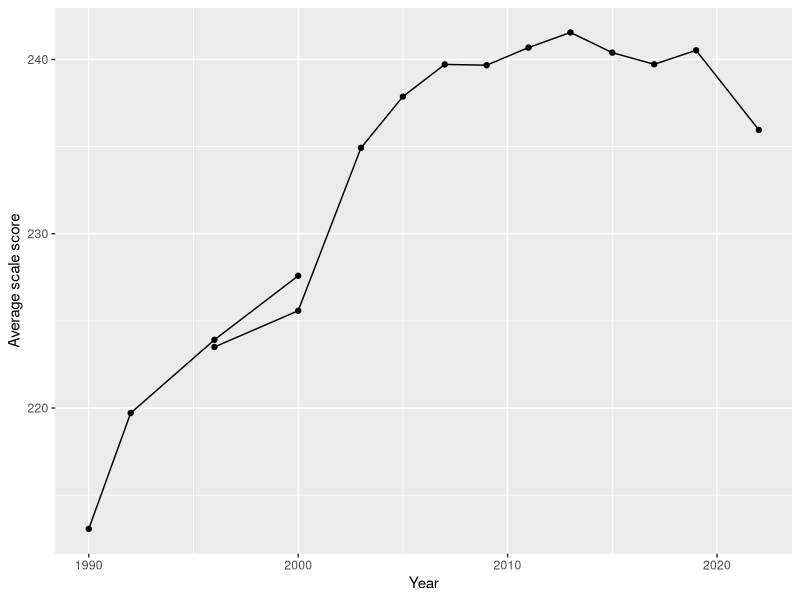
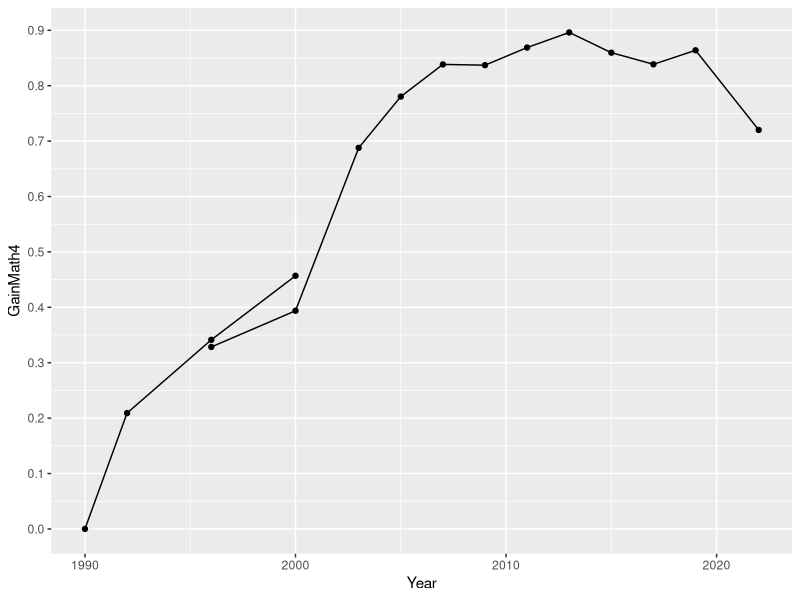
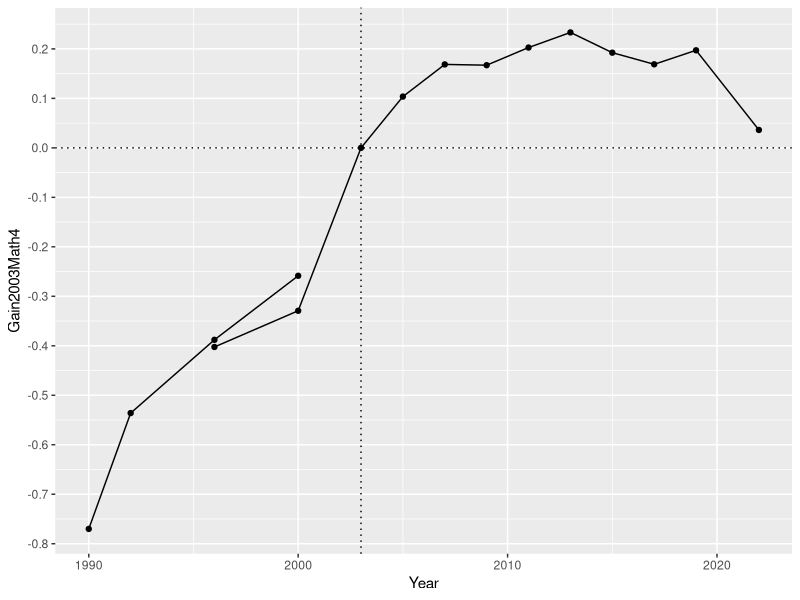
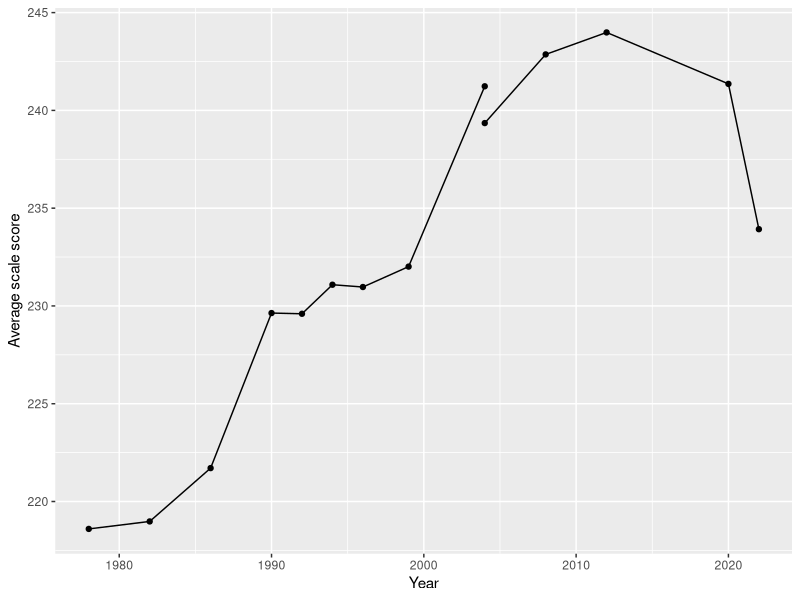
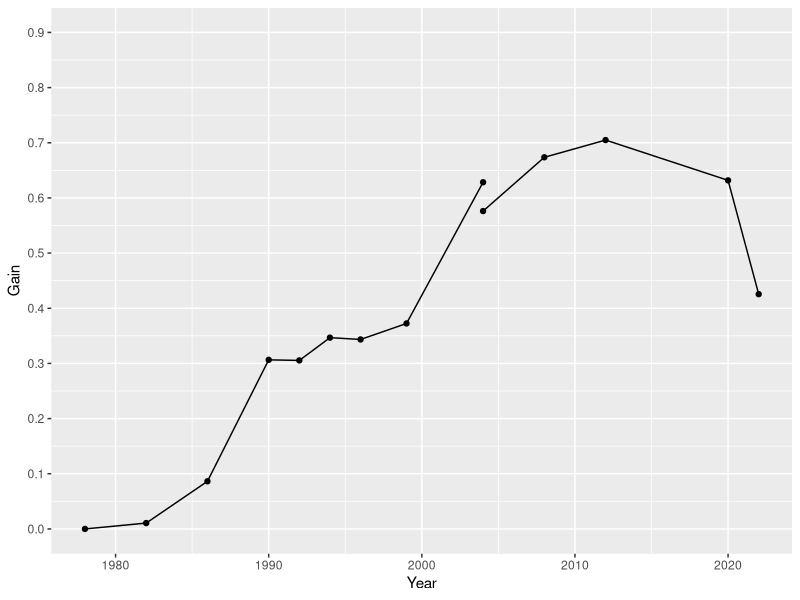

These figures' R source, in order: (Note: this script raises an error after producing the figures.)
# Chapter 5 in Measuring Up, by Daniel Koretz
library(tidyverse)
library(readxl)
library(ggthemes)

# Load the data Math Grade 4 
MathGr4_Accom <- read_excel("NDECoreExcel_Mathematics, Grade 4, All students_20240827192140.Xls", range = "A9:E21")
MathGr4_NoAccom <- read_excel("NDECoreExcel_Mathematics, Grade 4, All students - 2_20240827192143.Xls", range = "A9:E13")

# Add the Accommodation column
MathGr4_Accom$Note <- "Accommodations permitted"
MathGr4_NoAccom$Note <- "Accommodations not permitted"

# Combine the data
MathGr4 <- rbind(MathGr4_Accom, MathGr4_NoAccom)

# Mutate to calculate the gain in standard deviations since 1990
MathGr4 <- MathGr4 |>
  mutate(GainMath4 = (`Average scale score` - `Average scale score`[Year == 1990])/`Standard deviation`[Year == 1990])

# Mutate to calculate the gain in standard deviations since 2003
MathGr4 <- MathGr4 |>
  mutate(Gain2003Math4 = (`Average scale score` - `Average scale score`[Year == 2003])/`Standard deviation`[Year == 2003])

# Plot the data
ggplot(MathGr4, aes(x = Year, y = `Average scale score`)) +
  geom_point() +
  geom_line(aes(group = Note), size = 0.5) +
  scale_color_colorblind() 

# Plot the data in terms of standard deviations
ggplot(MathGr4, aes(x = Year, y = GainMath4)) +
  geom_point() +
  geom_line(aes(group = Note), size = 0.5) +
  scale_color_colorblind() +
  scale_y_continuous(breaks = seq(0, 0.9, by = 0.1)) 

# Plot the data in terms of standard deviations since 2003
ggplot(MathGr4, aes(x = Year, y = Gain2003Math4)) +
  geom_point() +
  geom_line(aes(group = Note), size = 0.5) +
  scale_color_colorblind() +
  scale_y_continuous(breaks = seq(-1, 0.3, by = 0.1)) +
  geom_hline(yintercept = 0, linetype = "dotted") +
  geom_vline(xintercept = 2003, linetype = "dotted")

# Load the LTT data Math Age 9
LTT_Age9_OriginalFormat <- read_excel("NDECoreExcel_Long-Term Trend Mathematics, Age 9, All students -_20240827204534.xls", range = "A9:E18")
LTT_Age9_NewFormat <- read_excel("NDECoreExcel_Long-Term Trend Mathematics, Age 9, All students -_20240827204439.xls", range = "A9:E14")

# Add the format column
LTT_Age9_OriginalFormat$Note <- "Original format"
LTT_Age9_NewFormat$Note <- "New format"

# Combine the data
LTT_Age9 <- rbind(LTT_Age9_OriginalFormat, LTT_Age9_NewFormat)

# Mutate to calculate the gain in standard deviations since 1978
LTT_Age9 <- LTT_Age9 |>
  mutate(Gain = (`Average scale score` - `Average scale score`[Year == 1978])/`Standard deviation`[Year == 1978])

# Mutate to calculate the gain in standard deviations since 2002
# Interpolate the 2002 Average scale score
LTT_Age9_2002 <-239.3504 - 0.5*(242.8622 - 239.3504)

LTT_Age9 <- LTT_Age9 |>
  mutate(Gain2002Age9 = (`Average scale score` - LTT_Age9_2002)/`Standard deviation`[Year == 2004])


# Plot the data
ggplot(LTT_Age9, aes(x = Year, y = `Average scale score`)) +
  geom_point() +
  geom_line(aes(group = Note)) +
  scale_color_colorblind()

# Plot the data in terms of standard deviations
ggplot(LTT_Age9, aes(x = Year, y = Gain)) +
  geom_point() +
  geom_line(aes(group = Note)) +
  scale_color_colorblind() +
  scale_y_continuous(limits = c(0,0.9), breaks = seq(0, 0.9, by = 0.1)) 

# Combine the Elementary math data
ElementaryMath <- rbind(MathGr4, LTT_Age9)

# Plot the data in terms of standard deviations
ggplot(ElementaryMath, aes(x = Year, y = Gain)) +
  geom_point() +
  geom_line(aes(group = Note)) +
  scale_color_colorblind() +
  scale_y_continuous(limits = c(0,0.9), breaks = seq(0, 0.9, by = 0.1)) 

# Plot the data with dotted lines for Main NAEP and solid lines for LTT
LINES <- c("Original format" = "solid", "New format" = "solid", "Accommodations permitted" = "dashed", "Accommodations not permitted" = "dashed")
ggplot(ElementaryMath, aes(x = Year, y = Gain)) +
  geom_point() +
  geom_line(aes(group = Note, linetype = Note), show.legend = FALSE) +
  scale_color_colorblind() +
  scale_linetype_manual(values = LINES) +
  scale_y_continuous(limits = c(0, 0.9), breaks = seq(0, 0.9, by = 0.1)) +
  theme_minimal()

ggplot(ElementaryMath, aes(x = Year, y = Gain)) +
  geom_point() +
  geom_line(aes(group = Note, linetype = Note), show.legend = FALSE) +
  scale_color_colorblind() +
  scale_linetype_manual(values = c("Original format" = "solid", "New format" = "solid", "Accommodations permitted" = "dashed", "Accommodations not permitted" = "dashed")) +
  scale_y_continuous(breaks = seq(0, 0.9, by = 0.1)) +
  theme_minimal()

# Set the zero point to be 2003
ggplot(ElementaryMath, aes(x = Year, y = Gain2003)) +
  geom_point() +
  geom_line(aes(group = Note, linetype = Note), show.legend = FALSE) +
  scale_color_colorblind() +
  scale_linetype_manual(values = c("Original format" = "solid", "New format" = "solid", "Accommodations permitted" = "dashed", "Accommodations not permitted" = "dashed")) +
  scale_y_continuous(breaks = seq(-1, 0.4, by = 0.1)) +
  geom_hline(yintercept = 0, linetype = "dotted") +
  geom_vline(xintercept = 2003, linetype = "dotted") +
  theme_minimal() +
  # Add a note about the 2003 zero point
  annotate("text", x = 1990, y = .2, label = "Main NAEP in long dash; LTT in solid", size = 4)


#-------------------------------------
# Grade 8 and 13 year olds
# Load the data Math Grade 8 
MathGr8_Accom <- read_excel("NDECoreExcel_Mathematics, Grade 8, All students_20240830194211.xls", range = "A9:E21")
MathGr8_NoAccom <- read_excel("NDECoreExcel_Mathematics, Grade 8, All students - 2_20240830194528.xls", range = "A9:E13")

# Add the Accommodation column
MathGr8_Accom$NoteMS <- "Accommodations permitted"
MathGr8_NoAccom$NoteMS <- "Accommodations not permitted"

# Combine the data
MathGr8 <- rbind(MathGr8_Accom, MathGr8_NoAccom)

# Mutate to calculate the gain in standard deviations since 1990
MathGr8 <- MathGr8 |>
  mutate(Gain = (`Average scale score` - `Average scale score`[Year == 1990])/`Standard deviation`[Year == 1990])

# Mutate to calculate the gain in standard deviations since 2003
MathGr8 <- MathGr8 |>
  mutate(Gain2003 = (`Average scale score` - `Average scale score`[Year == 2003])/`Standard deviation`[Year == 2003])

# Plot the data
ggplot(MathGr8, aes(x = Year, y = `Average scale score`)) +
  geom_point() +
  geom_line(aes(group = NoteMS), size = 0.5) +
  scale_color_colorblind() 

# Plot the data in terms of standard deviations
ggplot(MathGr8, aes(x = Year, y = Gain)) +
  geom_point() +
  geom_line(aes(group = NoteMS), size = 0.5) +
  scale_color_colorblind() +
  scale_y_continuous(limits = c(0,0.9), breaks = seq(0, 0.9, by = 0.1)) 

# Plot the data in terms of standard deviations since 2003
ggplot(MathGr8, aes(x = Year, y = Gain2003)) +
  geom_point() +
  geom_line(aes(group = NoteMS), size = 0.5) +
  scale_color_colorblind() +
  scale_y_continuous(limits = c(-0.5,0.2), breaks = seq(-0.5, 0.2, by = 0.1)) +
  geom_hline(yintercept = 0, linetype = "dotted") +
  geom_vline(xintercept = 2003, linetype = "dotted")

# Load Data Math 13 year olds
LTT_Age13_NewFormat <- read_excel("NDECoreExcel_Long-Term Trend Mathematics, Age 13, All students _20240830190700.xls", range = "A9:E14")
LTT_Age13_OriginalFormat <- read_excel("NDECoreExcel_Long-Term Trend Mathematics, Age 13, All students _20240830191205.xls", range = "A9:E18")

# Add the format column
LTT_Age13_OriginalFormat$NoteMS <- "Original format"
LTT_Age13_NewFormat$NoteMS <- "New format"

# Combine the data
LTT_Age13 <- rbind(LTT_Age13_OriginalFormat, LTT_Age13_NewFormat)

# Mutate to calculate the gain in standard deviations since 1978
LTT_Age13 <- LTT_Age13 |>
  mutate(Gain = (`Average scale score` - `Average scale score`[Year == 1978])/`Standard deviation`[Year == 1978])

# Mutate to calculate the gain in standard deviations since 2003
# Interpolate the 2003 Average scale score
LTT_Age13_2003 <-278.7735 - .25*(281.45777 - 278.7735)

LTT_Age13 <- LTT_Age13 |>
  mutate(Gain2003 = (`Average scale score` - LTT_Age13_2003)/`Standard deviation`[Year == 2004])


# Plot the data
ggplot(LTT_Age13, aes(x = Year, y = `Average scale score`)) +
  geom_point() +
  geom_line(aes(group = NoteMS))  +
  scale_color_colorblind()

# Plot the data in terms of standard deviations
ggplot(LTT_Age13, aes(x = Year, y = Gain)) +
  geom_point() +
  geom_line(aes(group = NoteMS)) +
  scale_y_continuous(breaks = seq(0, 0.9, by = 0.1)) +
  scale_color_colorblind()


# Combine the Middle School math data
MiddleSchoolMath <- rbind(MathGr8, LTT_Age13)

ggplot(MiddleSchoolMath, aes(x = Year, y = Gain)) +
  geom_point() +
  geom_line(aes(group = NoteMS, linetype = NoteMS), show.legend = FALSE) +
  scale_linetype_manual(values = c("Original format" = "solid", "New format" = "solid", "Accommodations permitted" = "dashed", "Accommodations not permitted" = "dashed")) + 
  scale_color_colorblind() +
  scale_y_continuous(limits = c(0,0.9), breaks = seq(0, 0.9, by = 0.1)) 


# Set the zero point to be 2003
ggplot(MiddleSchoolMath, aes(x = Year, y = Gain2003)) +
  geom_point() +
  geom_line(aes(group = NoteMS, linetype = NoteMS), show.legend = FALSE) +
  scale_color_colorblind() +
  scale_linetype_manual(values = c("Original format" = "solid", "New format" = "solid", "Accommodations permitted" = "dashed", "Accommodations not permitted" = "dashed")) +
  scale_y_continuous(breaks = seq(-1, 0.4, by = 0.1)) +
  geom_hline(yintercept = 0, linetype = "dotted") +
  geom_vline(xintercept = 2003, linetype = "dotted") +
  theme_minimal() +
  # Add a note about the 2003 zero point
  annotate("text", x = 1990, y = .2, label = "Main NAEP in long dash; LTT in solid", size = 4)
